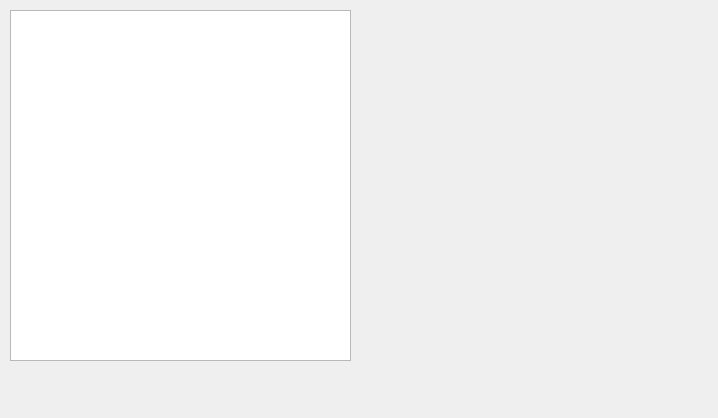
<?xml version="1.0" encoding="UTF-8"?>
<ui version="4.0">
 <class>ImagesWithTags</class>
 <widget class="QWidget" name="ImagesWithTags">
  <property name="geometry">
   <rect>
    <x>0</x>
    <y>0</y>
    <width>718</width>
    <height>418</height>
   </rect>
  </property>
  <property name="windowTitle">
   <string>Form</string>
  </property>
  <widget class="QTableView" name="tableView">
   <property name="geometry">
    <rect>
     <x>10</x>
     <y>10</y>
     <width>341</width>
     <height>351</height>
    </rect>
   </property>
  </widget>
 </widget>
 <resources/>
 <connections/>
</ui>
